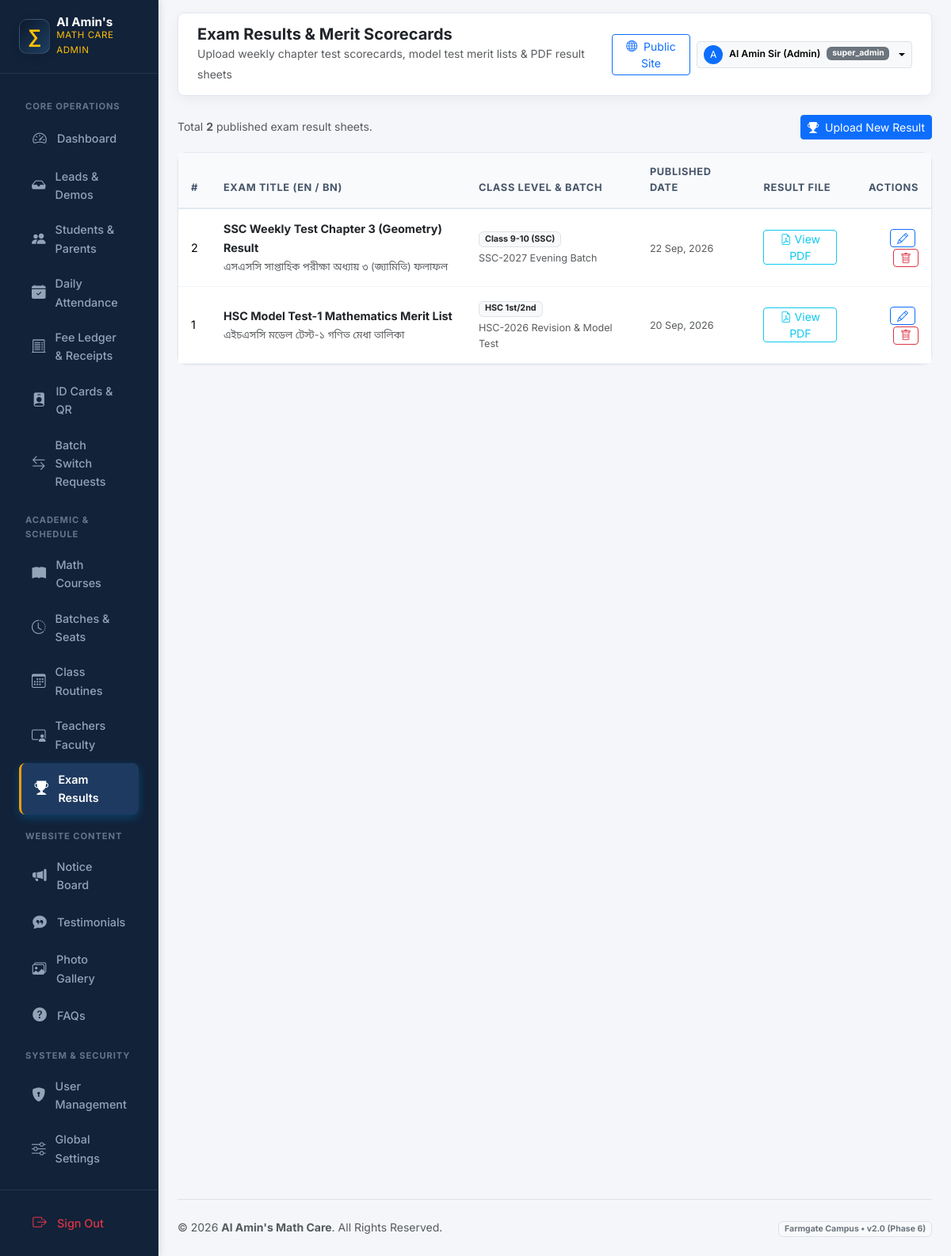
Page /admin/results/index.php (signed in) on the committed database.
### tables this page shows
CREATE TABLE IF NOT EXISTS `results` (
  `id` INT UNSIGNED AUTO_INCREMENT PRIMARY KEY,
  `exam_title_en` VARCHAR(255) NOT NULL,
  `exam_title_bn` VARCHAR(255) DEFAULT NULL,
  `batch_id` INT UNSIGNED NULL,
  `class_level` VARCHAR(50) NOT NULL,
  `file_path` VARCHAR(255) NOT NULL,
  `published_date` DATE NOT NULL,
  `is_deleted` TINYINT(1) DEFAULT 0,
  `created_at` TIMESTAMP DEFAULT CURRENT_TIMESTAMP,
  FOREIGN KEY (`batch_id`) REFERENCES `batches`(`id`) ON DELETE SET NULL
);

CREATE TABLE IF NOT EXISTS `batches` (
  `id` INT UNSIGNED AUTO_INCREMENT PRIMARY KEY,
  `course_id` INT UNSIGNED NOT NULL,
  `branch_id` INT UNSIGNED NOT NULL,
  `teacher_id` INT UNSIGNED NOT NULL,
  `batch_name` VARCHAR(100) NOT NULL,
  `batch_name_bn` VARCHAR(100) DEFAULT NULL,
  `class_days` VARCHAR(100) NOT NULL,
  `start_time` TIME NOT NULL,
  `end_time` TIME NOT NULL,
  `start_date` DATE NOT NULL,
  `total_seats` SMALLINT UNSIGNED NOT NULL DEFAULT 30,
  `available_seats` SMALLINT UNSIGNED NOT NULL DEFAULT 30,
  `admission_status` ENUM('open', 'full', 'closed') DEFAULT 'open',
  `status` ENUM('upcoming', 'running', 'completed') DEFAULT 'upcoming',
  `is_deleted` TINYINT(1) DEFAULT 0,
  `created_at` TIMESTAMP DEFAULT CURRENT_TIMESTAMP,
  FOREIGN KEY (`course_id`) REFERENCES `courses`(`id`) ON DELETE CASCADE,
  FOREIGN KEY (`branch_id`) REFERENCES `branches`(`id`) ON DELETE CASCADE,
  FOREIGN KEY (`teacher_id`) REFERENCES `teachers`(`id`) ON DELETE RESTRICT
);

### includes/i18n.php (called while the page is built, shortened)
<?php
function app_config(): array
{
    static $config = null;
    if ($config === null) {
        $config = require __DIR__ . '/../config/app.php';
    }
    return $config;
}
function current_locale(): string
{
    $config = app_config();
    $locale = $_GET['lang'] ?? $_COOKIE['site_lang'] ?? $_COOKIE['locale'] ?? $config['default_locale'];
    return $locale;
}
function init_i18n(): void
{
    $config = app_config();
}
function base_url(string $path = ''): string
{
    $base = rtrim(app_config()['base_url'] ?? '', '/');
    $path = ltrim($path, '/');
    return $base . ($path !== '' ? '/' . $path : '');
}

### includes/helpers.php (called while the page is built, shortened)
<?php
function e(?string $value): string
{
    return htmlspecialchars($value ?? '', ENT_QUOTES | ENT_SUBSTITUTE, 'UTF-8');
}

### admin/results/index.php (the view, shortened to what this page needs)
<?php
$pdo = db();
$results = $pdo->query('
    SELECT r.*, b.batch_name
    FROM results r
    LEFT JOIN batches b ON r.batch_id = b.id
    WHERE r.is_deleted = 0
    ORDER BY r.published_date DESC, r.id DESC
')->fetchAll();
require_once __DIR__ . '/../includes/header.php';
?>
<div class="d-flex justify-content-between align-items-center mb-3">
    <div class="text-muted small">Total <strong><?= count($results) ?></strong> published exam result sheets.</div>
    <a href="<?= e(base_url('admin/results/create.php')) ?>" class="btn btn-sm btn-primary">
        <i class="bi bi-trophy-fill me-1"></i> Upload New Result
    </a>
</div>
<div class="card card-custom">
    <div class="table-responsive">
        <table class="table table-custom mb-0">
            <thead>
                <tr>
                    <th>#</th>
                    <th>Exam Title (EN / BN)</th>
                    <th>Class Level & Batch</th>
                    <th>Published Date</th>
                    <th>Result File</th>
                    <th class="text-end">Actions</th>
                </tr>
            </thead>
            <tbody>
                <?php if (empty($results)): ?>
                    <tr>
                        <td colspan="6" class="text-center py-4 text-muted">No result sheets found. Click "Upload New Result" to publish one.</td>
                    </tr>
                <?php else: ?>
                    <?php foreach ($results as $res): ?>
                        <tr>
                            <td><?= $res['id'] ?></td>
                            <td>
                                <strong class="text-dark d-block"><?= e($res['exam_title_en']) ?></strong>
                                <small class="text-muted"><?= e($res['exam_title_bn'] ?? '') ?></small>
                            </td>
                            <td>
                                <span class="badge bg-light text-dark border"><?= e($res['class_level']) ?></span>
                                <?php if (!empty($res['batch_name'])): ?>
                                    <div class="small text-muted mt-1"><?= e($res['batch_name']) ?></div>
                                <?php endif; ?>
                            </td>
                            <td>
                                <span class="small text-muted"><?= date('d M, Y', strtotime($res['published_date'])) ?></span>
                            </td>
                            <td>
                                <?php if (!empty($res['file_path'])): ?>
                                    <a href="<?= e(base_url($res['file_path'])) ?>" target="_blank" class="btn btn-sm btn-outline-info py-0 px-2 small">
                                        <i class="bi bi-file-earmark-pdf"></i> View PDF
                                    </a>
                                <?php else: ?>
                                    <span class="text-muted small">No File</span>
                                <?php endif; ?>
                            </td>
                            <td class="text-end">
                                <a href="<?= e(base_url('admin/results/edit.php?id=' . $res['id'])) ?>" class="btn btn-sm btn-outline-primary py-0 px-2 me-1" title="Edit Result">
                                    <i class="bi bi-pencil"></i>
                                </a>
                                <button type="button" class="btn btn-sm btn-outline-danger py-0 px-2" title="Delete Result" onclick="confirmDelete('<?= e(base_url('admin/results/delete.php')) ?>', <?= $res['id'] ?>, 'Are you sure you want to delete result \'<?= addslashes($res['exam_title_en']) ?>\'?')">
                                    <i class="bi bi-trash"></i>
                                </button>
                            </td>
                        </tr>
                    <?php endforeach; ?>
                <?php endif; ?>
            </tbody>
        </table>
    </div>
</div>
<?php require_once __DIR__ . '/../includes/footer.php'; ?>

### assets/css/main.css (style rules this page uses)
:root { --primary: #0b192c; --primary-dark: #050c17; --primary-light: #1e3e62; --primary-surface: #f0f4f9; --accent-cyan: #008dda; --accent-cyan-light: #41b06e; --accent-cyan-glow: rgba(0, 141, 218, 0.25); --accent-gold: #f59e0b; --accent-amber: #e8913a; --accent-hover: #d97706; --success: #10b981; --success-bg: #ecfdf5; --success-border: #a7f3d0; --success-text: #065f46; --urgent: #ef4444; --urgent-bg: #fef2f2; --urgent-border: #fecaca; --urgent-text: #991b1b; --bg: #f8fafc; --surface: #ffffff; --surface-glass: rgba(255, 255, 255, 0.85); --surface-glass-dark: rgba(11, 25, 44, 0.78); --border: #e2e8f0; --border-glass: rgba(255, 255, 255, 0.25); --border-hover: rgba(0, 141, 218, 0.35); --text: #0f172a; --text-muted: #64748b; --text-soft: #94a3b8; --shadow-sm: 0 2px 4px rgba(11, 25, 44, 0.04); --shadow-md: 0 6px 16px -2px rgba(11, 25, 44, 0.07), 0 2px 6px -1px rgba(11, 25, 44, 0.04); --shadow-lg: 0 14px 28px -4px rgba(11, 25, 44, 0.09), 0 8px 12px -3px rgba(11, 25, 44, 0.05); --shadow-hover: 0 22px 38px -6px rgba(11, 25, 44, 0.14), 0 12px 18px -4px rgba(0, 141, 218, 0.08); --shadow-glow-cyan: 0 0 25px rgba(0, 141, 218, 0.35); --shadow-glow-whatsapp: 0 8px 28px rgba(16, 185, 129, 0.45); --radius-sm: 10px; --radius-md: 16px; --radius-lg: 24px; --radius-pill: 9999px; --font-en: 'Inter', system-ui, -apple-system, sans-serif; --font-bn: 'Noto Sans Bengali', 'Inter', system-ui, sans-serif; --font: var(--font-en); }
*, *::before, *::after { box-sizing: border-box; }
html { scroll-behavior: smooth; -webkit-text-size-adjust: 100%; }
body { font-family: var(--font); color: var(--text); background-color: var(--bg); line-height: 1.62; padding-bottom: 84px; margin: 0; overflow-x: hidden; -webkit-font-smoothing: antialiased; -moz-osx-font-smoothing: grayscale; }
@media (min-width: 992px) { body { padding-bottom: 0; } }
a { color: var(--accent-cyan); text-decoration: none; transition: color 0.2s ease; }

### assets/css/admin.css (style rules this page uses)
:root { --admin-sidebar-bg: #0b192c; --admin-sidebar-hover: #182e4b; --admin-sidebar-active: #008dda; --admin-bg: #f4f7fb; --admin-card-bg: #ffffff; --admin-border: #e2e8f0; --admin-text-main: #0f172a; --admin-text-muted: #64748b; --admin-accent-cyan: #008dda; --admin-accent-gold: #f59e0b; --admin-success: #10b981; --admin-urgent: #ef4444; --admin-radius: 14px; --admin-shadow: 0 4px 16px rgba(11, 25, 44, 0.05); }
body { background-color: var(--admin-bg); font-family: 'Inter', 'Noto Sans Bengali', sans-serif; color: var(--admin-text-main); overflow-x: hidden; }
.card-custom { border: 1px solid var(--admin-border); border-radius: var(--admin-radius); box-shadow: var(--admin-shadow); background: var(--admin-card-bg); transition: all 0.25s ease; }
.table-custom { margin-bottom: 0; }
.table-custom th { background: #f8fafc; color: #475569; font-size: 0.82rem; text-transform: uppercase; letter-spacing: 0.05em; font-weight: 800; padding: 0.95rem 1.1rem; border-bottom: 2px solid var(--admin-border); }
.table-custom td { padding: 0.95rem 1.1rem; vertical-align: middle; font-size: 0.92rem; border-bottom: 1px solid #f1f5f9; }

### admin/includes/header.php (style rules this page uses)
:root { --sidebar-bg: #112239; --sidebar-active: #1e3a61; --sidebar-hover: #172d4c; --accent-gold: #f59e0b; }
body { background-color: #f4f6f9; font-family: 'Inter', 'Noto Sans Bengali', sans-serif; color: #334155; }
.card-custom { border: 1px solid #e2e8f0; border-radius: 12px; box-shadow: 0 1px 3px rgba(0,0,0,0.05); background: #ffffff; }
.table-custom th { background: #f8fafc; color: #475569; font-size: 0.8rem; text-transform: uppercase; letter-spacing: 0.05em; font-weight: 700; padding: 0.85rem 1rem; border-bottom: 2px solid #e2e8f0; }
.table-custom td { padding: 0.85rem 1rem; vertical-align: middle; font-size: 0.9rem; border-bottom: 1px solid #f1f5f9; }

### rows in the picture
results: id "2", exam_title_en "SSC Weekly Test Chapter 3 (Geometry) Result", exam_title_bn "এসএসসি সাপ্তাহিক পরীক্ষা অধ্যায় ৩ (জ্যামিতি) ফলাফল", class_level "Class 9-10 (SSC)", batch.batch_name "SSC-2027 Evening Batch", published_date "22 Sep, 2026"
results: id "1", exam_title_en "HSC Model Test-1 Mathematics Merit List", exam_title_bn "এইচএসসি মডেল টেস্ট-১ গণিত মেধা তালিকা", class_level "HSC 1st/2nd", batch.batch_name "HSC-2026 Revision & Model Test", published_date "20 Sep, 2026"

### other values in the picture
$adminPageHeading "Exam Results & Merit Scorecards"
$adminPageSubheading "Upload weekly chapter test scorecards, model test merit lists & PDF result sheets"
substr($adminUser, 0, 1) "A"
$adminUser "Al Amin Sir (Admin)"
$adminRole "super_admin"
count($results) "2"
